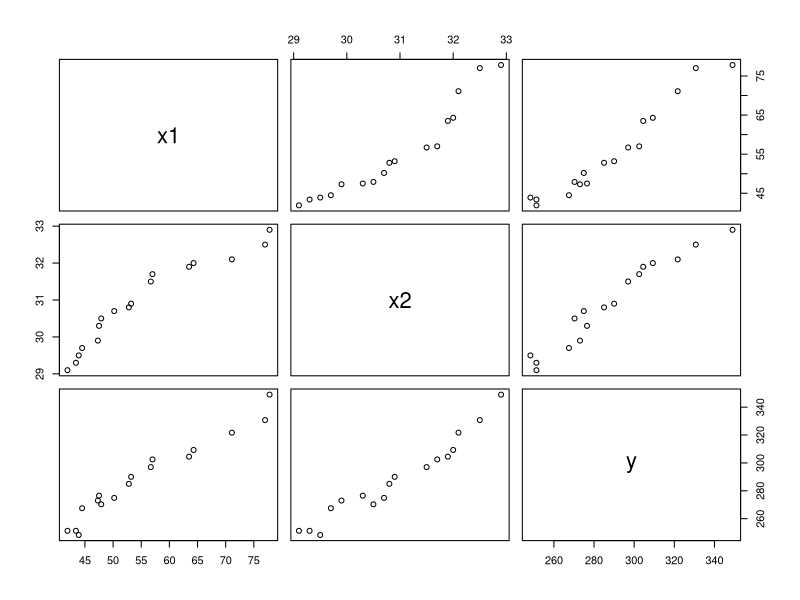
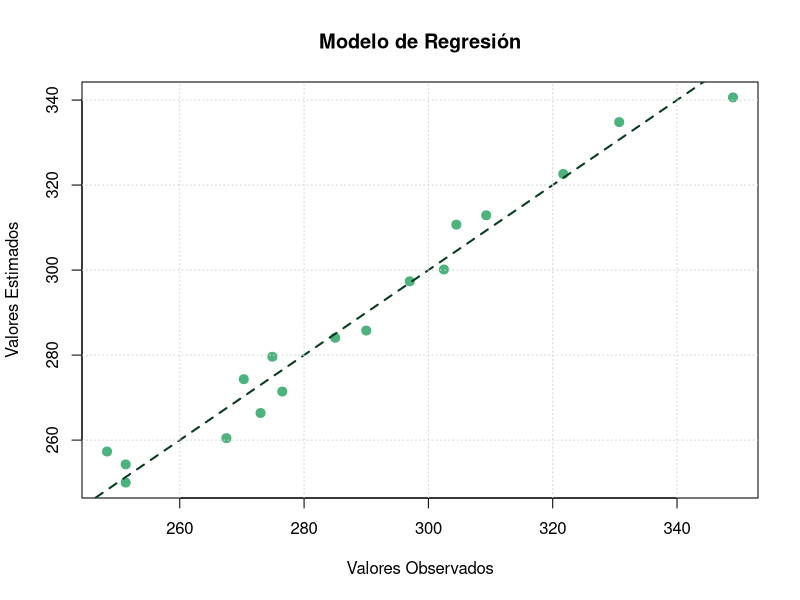

Source code (R) for these figures, in order:
# Un analista hace un estudio químico y espera
# que el rendimiento de cierta sustancia se vea
# afectado por dos factores. Se realizan 17 
# experimentos cuyos datos se registran en el 
# cuadro siguiente. Por experimentos similares, 
# se sabe que los factores x1 y x2 no están 
# relacionados; por ello, el analista decide 
# utilizar un modelo de regresión lineal múltiple. 
# Calcule el modelo de regresión y grafíquelo sobre 
# las observaciones.


data = read.csv('est_quimico.csv')

pairs(data[-1])

idv = rep(1, nrow(data))
x = matrix(c(idv, data$x1, data$x2), nrow = 17, ncol = 3)
y = matrix(data$y, nrow = 17, ncol = 1)


# Modelo de Regresión Lineal Manual

beta = solve(t(x) %*% x) %*% t(x) %*% y
beta


# Modelo de Regresión Lineal
model = lm(y ~ x1 + x2, data)
model





SSE = t(y) %*% y - t(beta) %*% t(x) %*% y
SSE




varest = SSE / (nrow(y) - nrow(beta))
varest

summary(model)

sum(residuals(model)^2) / df.residual(model)


plot(data$y, fitted(model),
     xlab = "Valores Observados",
     ylab = "Valores Estimados",
     main = "Modelo de Regresión",
     pch = 19, col = "#4bb37b", cex = 1.2)


abline(0, 1, col = "#073b1f", lwd = 2, lty = 2)
grid()
